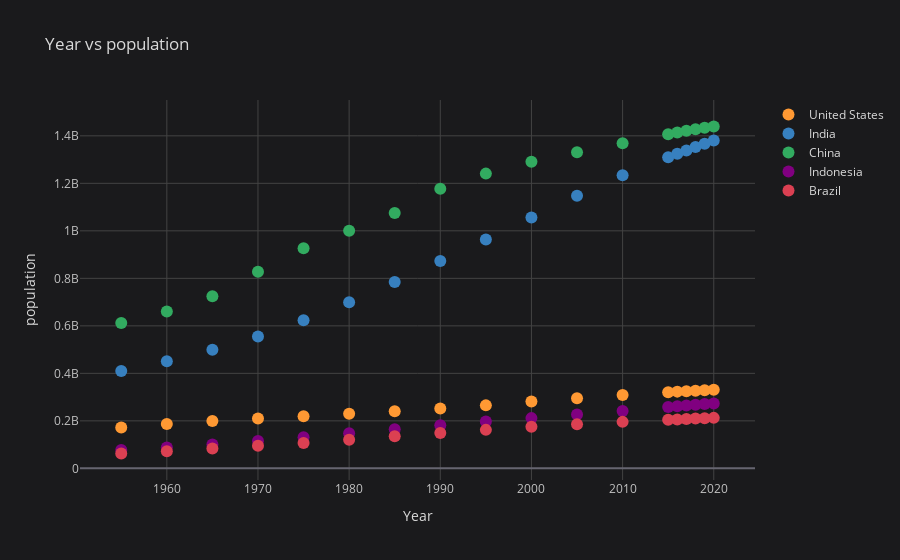

Notebook cell for this chart:
### Markdown cell above
# scatter plot

### Code cell
df.iplot(kind='scatter',mode='markers',xTitle='Year',yTitle='population',title= 'Year vs population')

### Figure 1 — Plotly figure (JSON) as saved in the notebook; plotly's stock layout.template omitted (floating-point values rounded to 4 significant figures)
{"data": [{"line": {"color": "rgba(255, 153, 51, 1.0)", "dash": "solid", "shape": "linear", "width": 1.3}, "marker": {"size": 12, "symbol": "circle"}, "mode": "markers", "name": "United States", "text": "", "type": "scatter", "x": [1955, 1960, 1965, 1970, 1975, 1980, 1985, 1990, 1995, 2000, 2005, 2010, 2015, 2016, 2017, 2018, 2019, 2020], "y": [171685336, 186720571, 199733676, 209513341, 219081251, 229476354, 240499825, 252120309, 265163745, 281710909, 294993511, 309011475, 320878310, 323015995, 325084756, 327096265, 329064917, 331002651]}, {"line": {"color": "rgba(55, 128, 191, 1.0)", "dash": "solid", "shape": "linear", "width": 1.3}, "marker": {"size": 12, "symbol": "circle"}, "mode": "markers", "name": "India", "text": "", "type": "scatter", "x": [1955, 1960, 1965, 1970, 1975, 1980, 1985, 1990, 1995, 2000, 2005, 2010, 2015, 2016, 2017, 2018, 2019, 2020], "y": [409880595, 450547679, 499123324, 555189792, 623102897, 698952844, 784360008, 873277798, 963922588, 1056575549, 1147609927, 1234281170, 1310152403, 1324517249, 1338676785, 1352642280, 1366417754, 1380004385]}, {"line": {"color": "rgba(50, 171, 96, 1.0)", "dash": "solid", "shape": "linear", "width": 1.3}, "marker": {"size": 12, "symbol": "circle"}, "mode": "markers", "name": "China", "text": "", "type": "scatter", "x": [1955, 1960, 1965, 1970, 1975, 1980, 1985, 1990, 1995, 2000, 2005, 2010, 2015, 2016, 2017, 2018, 2019, 2020], "y": [612241554, 660408056, 724218968, 827601394, 926240885, 1000089235, 1075589361, 1176883674, 1240920535, 1290550765, 1330776380, 1368810615, 1406847870, 1414049351, 1421021791, 1427647786, 1433783686, 1439323776]}, {"line": {"color": "rgba(128, 0, 128, 1.0)", "dash": "solid", "shape": "linear", "width": 1.3}, "marker": {"size": 12, "symbol": "circle"}, "mode": "markers", "name": "Indonesia", "text": "", "type": "scatter", "x": [1955, 1960, 1965, 1970, 1975, 1980, 1985, 1990, 1995, 2000, 2005, 2010, 2015, 2016, 2017, 2018, 2019, 2020], "y": [77273425, 87751068, 100267062, 114793178, 130680727, 147447836, 164982451, 181413402, 196934260, 211513823, 226289470, 241834215, 258383256, 261556381, 264650963, 267670543, 270625568, 273523615]}, {"line": {"color": "rgba(219, 64, 82, 1.0)", "dash": "solid", "shape": "linear", "width": 1.3}, "marker": {"size": 12, "symbol": "circle"}, "mode": "markers", "name": "Brazil", "text": "", "type": "scatter", "x": [1955, 1960, 1965, 1970, 1975, 1980, 1985, 1990, 1995, 2000, 2005, 2010, 2015, 2016, 2017, 2018, 2019, 2020], "y": [62533919, 72179226, 83373530, 95113265, 107216205, 120694009, 135274080, 149003223, 162019896, 174790340, 186127103, 195713635, 204471769, 206163053, 207833823, 209469323, 211049527, 212559417]}], "layout": {"legend": {"bgcolor": "#1A1A1C", "font": {"color": "#D9D9D9"}}, "paper_bgcolor": "#1A1A1C", "plot_bgcolor": "#1A1A1C", "title": {"font": {"color": "#D9D9D9"}, "text": "Year vs population"}, "xaxis": {"gridcolor": "#434343", "showgrid": true, "tickfont": {"color": "#C2C2C2"}, "title": {"font": {"color": "#D9D9D9"}, "text": "Year"}, "zerolinecolor": "#666570"}, "yaxis": {"gridcolor": "#434343", "showgrid": true, "tickfont": {"color": "#C2C2C2"}, "title": {"font": {"color": "#D9D9D9"}, "text": "population"}, "zerolinecolor": "#666570"}}}
